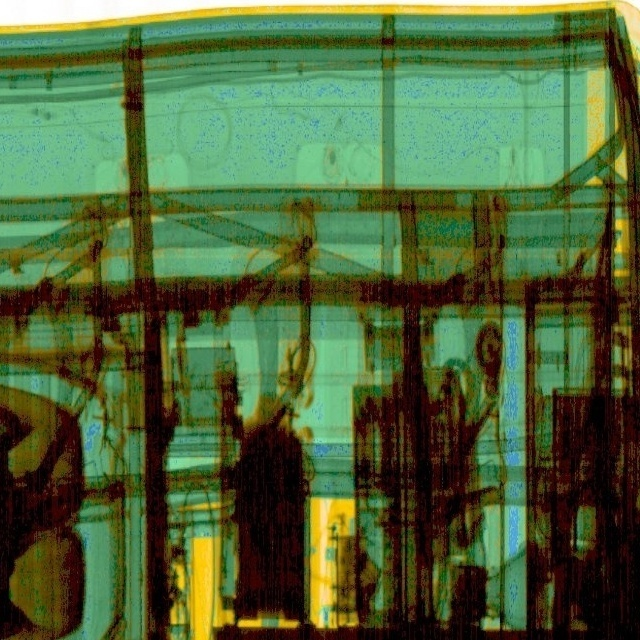
#> input picture cleanup_busxray_script/output_annotations_adjusted/images/test/1832_annotated_segment_0_1920_cleaned.jpg, 640 x 640 px; its folder holds only this picture in this run
$ python compare_FFT_images.py --image cleanup_busxray_script/output_annotations_adjusted/images/test/1832_annotated_segment_0_1920_cleaned.jpg
#> lines starting #> are read from the running program, lines starting #| are printed output that depends on the picture
#> `image = cv2.imread(args["image"], cv2.IMREAD_ANYDEPTH)`:
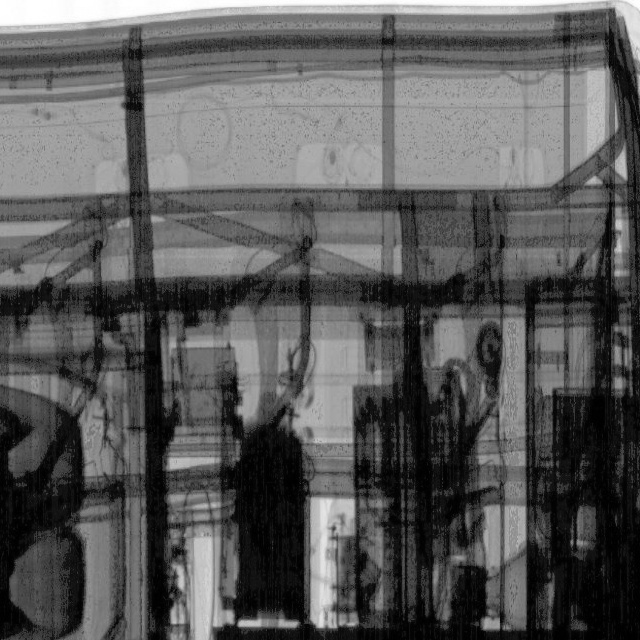
#> image: shape (640, 640); min 0, max 255, mean 89.5
### general_scripts.py
"""
A place to store common functions:
- load_files: Loading all images from a directory
    - function: def load_files(folder, file_type="images"):
    - e.g. To load all image file type:
        load_files(<filepath_to_folder>, file_type="images")
    - e.g. To load only png file type:
        load_files(<filepath_to_folder>, file_type=(".png"))

- save_to_excel: saves information to an excel file in the current directory
    - function: def save_to_excel(info, columns, file_name='test', sheet_name='sheet1', index=False):
    - The details can be found in the comments above the function below
    - e.g. save_to_excel(info=[['01feb', true, xray_012345],['02feb',false, xray_12345],...,[...]],
                        columns=[date, detected, filename],
                        file_name='name_of_excel_file_you_want_to_save_as',
                        sheet_name='name_of_excel_sheet_you_want_to_save_as',
                        index=False)

- change_file_extension: Finds the last '.' and changes the extension to whatever u input instead.
    - function: change_file_extension(filename, new_file_extension):
    - e.g. change_file_extension("xray_scan.tiff", ".jpg")

@author: alp
@last modified: 15/5/23 11:58am
"""

import os
from pathlib import Path
from typing import Union, Tuple


# [77 lines left out: functions load_files, save_to_excel, not called in this run]


def change_file_extension(filename: Union[str, Path], new_file_extension:str) -> str:
    """
    Function that replaces file extension names.

    Args:
        filename: A variable that contains the name of the file including the extension
            - e.g.: image_2023.png
        new_file_extension: the new string that you would like the file to end with instead
            - e.g.: tif (image_2023.png -> image_2023.tif)

    Returns:
        filename: new modified name of the file
    """

    # Returns a list of "obj" element, which in our case, is the "."
    def indexes(iterable, obj):
        return (index for index, elem in enumerate(iterable) if elem == obj)

    # Get a list of "."
    list_of_index_of_element = list(indexes(filename, "."))

    # Find the last ".", minus 1 to get the index before the ".", which is the filename without the extension
    # I didn't add the "." is so that people have to put it in by themselves. Rationale being, sometimes I want to get rid of the extension totally.
    filename = filename[0:list_of_index_of_element[-1]] + new_file_extension

    return filename

import ntpath # Rename path variables
# [13 lines left out: function path_leaf, not called in this run]

### compare_FFT_images.py
"""
This script is to compare the original image and the reconstructed image after applying FFT masking.
It includes the plots for comparison.
Parameters that can be tailored are:
weight_list: Contains the "weight" of how dark you want to mask the magnitude and fft images. Darker -> More masking
arguments:
    image: path input, can be absolute file paths to either a single image or a folder containing multiple images
    size: how many pixels width you want to mask
    save: whether do you want to save to the folder (this will save to a folder that must exist with its relevant method name)
    mask_method: how you want to mask the image
        - Name of each method can be found in the code below, roughly ~line 81

E.g. of how to call the script:
python compare_FFT_images.py --save 1 -i "D:\BusXray\Compiling_All_subfolder_images\Compiled_Threat_Images\images_for_fft_testing" -m mask_vertical_line --size 1

Made on: Roughly early Feb 2023
Last updated: 22/3/2023
@Author: Alphaeus

P.S anything not sure just ask ChatGPT explain LUL.
"""

# Constants to define
FOLDERS_TO_SAVE_IN = r"D:\BusXray\Compiling_All_subfolder_images\Compiled_Threat_Images\FFT Masking on Bus images"

# https://pyimagesearch.com/2020/06/15/opencv-fast-fourier-transform-fft-for-blur-detection-in-images-and-video-streams/
# import the necessary packages
import general_scripts as gs
import matplotlib.pyplot as plt
import numpy as np
import cv2
import argparse
import os

# Initialise different arguments for command prompt
ap = argparse.ArgumentParser()
ap.add_argument("-i", "--image", type=str, required=True,
                help="path input image that we'll detect blur in")
ap.add_argument("-z", "--size", type=int, default=60,
                help="size of masking to FFT")
ap.add_argument("-s", "--save", type=int, default=-1,
                help="save image comparison")
ap.add_argument("-m", "--mask_method", type=str, default="center_radial",
                help="set type of masking")

# For debugging purposes on IDE rather than command prompt
def main(args):
    args = vars(ap.parse_args())
    return args

# image: Our input image for blur detection
# size: The size of the radius around the centerpoint of the image for which we will zero out the FFT shift
# thresh: A value which the mean value of the magnitudes (more on that later) will be compared to for determining whether an image is considered blurry or not blurry
# vis: A boolean indicating whether to visualize/plot the original input image and magnitude image using matplotlib
def compare_fft_image(image, size=60, save=-1, image_name="nil", mask_method='center_radial'):
    # grab the dimensions of the image and use the dimensions to
    # derive the center (x, y)-coordinates

#> called with size = 60, save = -1, image_name = '1832_annotated_segment_0_1920_cleaned', mask_method = 'center_radial'
    (h, w) = image.shape
    (cX, cY) = (int(w / 2.0), int(h / 2.0))

    # compute the FFT to find the frequency transform, then shift
    # the zero frequency component (i.e., DC component located at
    # the top-left corner) to the center where it will be more
    # easy to analyze
    fft = np.fft.fft2(image)  # compute the FFT
    fftShift = np.fft.fftshift(fft)  # shift the zero frequency component (DC component) of the result to the center for easier analysis

    # check to see if we are visualizing our output

    # compute the magnitude spectrum of the transform
    magnitude = 20 * np.log(np.abs(fftShift))
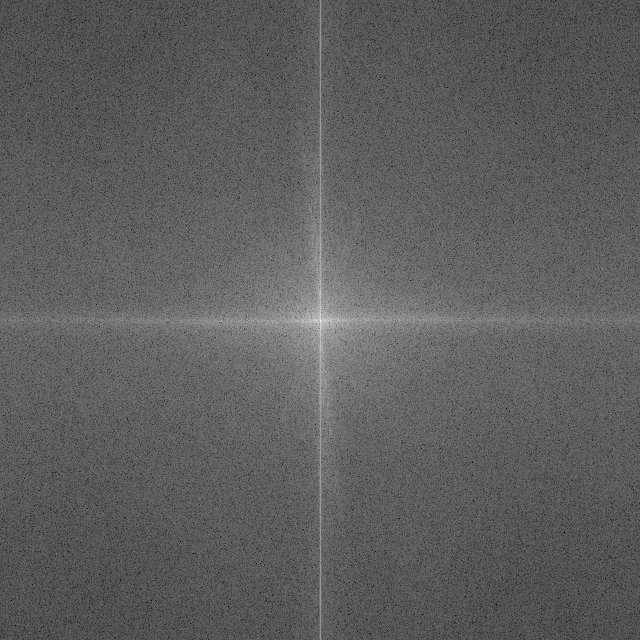
#> magnitude: shape (640, 640) float64; min 51.76, max 348.3, mean 161.8; drawn with min black and max white
    # display the original input image
    (fig, ax) = plt.subplots(2, 2, )
    ax[0][0].imshow(image, cmap="gray")
    ax[0][0].set_title("Input")
    ax[0][0].set_xticks([])
    ax[0][0].set_yticks([])
    # display the magnitude spectrum image
    ax[0][1].imshow(magnitude, cmap="gray")
    ax[0][1].set_title("Original Magnitude Spectrum")
    ax[0][1].set_xticks([])
    ax[0][1].set_yticks([])
    # display masked magnitude spectrum image
    magnitude_spectrum = magnitude

    ### The various masking methods
    # Mask the pixels in the center in a circle-shaped format
    # [52 lines left out: functions mask_center_radial, mask_center_square, mask_corner_square, mask_horizontal_line, mask_vertical_line, mask_custom_shape, not called in this run]

    # Find the darkest and brightest pixel value.
    (minVal, maxVal, minLoc, maxLoc) = cv2.minMaxLoc(image)
#> minVal = 0; maxVal = 255; minLoc = (299, 289); maxLoc = (0, 0)
    print(f"minVal: {minVal}, maxVal: {maxVal}, minLoc: {minLoc}, maxLoc: {maxLoc}")
#| minVal: 0.0, maxVal: 255.0, minLoc: (299, 289), maxLoc: (0, 0)

    # Select which option of masking, loop through different weights set
    weight_list = [0, 200, 400]
    print("weight_list:", weight_list)

    for weight in weight_list:
        fftShift_item = np.copy(fftShift)
        if mask_method == 'mask_center_radial':
            magnitude_reduced, fftShift_item = mask_center_radial(magnitude_spectrum=magnitude_spectrum, fftShift_item=fftShift_item, radius_size=size, weight=weight)
        elif mask_method == 'mask_center_square':
            magnitude_reduced, fftShift_item = mask_center_square(magnitude_spectrum=magnitude_spectrum, fftShift_item=fftShift_item, square_size=size, weight=weight)
        elif mask_method == 'mask_corner_square':
            magnitude_reduced, fftShift_item = mask_corner_square(magnitude_spectrum=magnitude_spectrum, fftShift_item=fftShift_item, square_size=size, weight=weight)
        elif mask_method == 'mask_horizontal_line':
            magnitude_reduced, fftShift_item = mask_horizontal_line(magnitude_spectrum=magnitude_spectrum, fftShift_item=fftShift_item, rectangle_size=size, weight=weight)
        elif mask_method == 'mask_vertical_line':
            magnitude_reduced, fftShift_item = mask_vertical_line(magnitude_spectrum=magnitude_spectrum, fftShift_item=fftShift_item, rectangle_size=size, weight=weight)
        elif mask_method == 'mask_custom_shape':
            magnitude_reduced, fftShift_item = mask_custom_shape(magnitude_spectrum=magnitude_spectrum, fftShift_item=fftShift_item, pixel_size=size, weight=weight)


        ax[1][1].imshow(magnitude_reduced, cmap="gray")
        ax[1][1].set_title("Masked Magnitude Spectrum")
        ax[1][1].set_xticks([])
        ax[1][1].set_yticks([])

        fftShift_item = np.fft.ifftshift(fftShift_item)
        reconstructed_image = np.fft.ifft2(fftShift_item)

        # compute the magnitude spectrum of the reconstructed image,
        # then compute the mean of the magnitude values
        magnitude = 20 * np.log(np.abs(reconstructed_image))

        # Compare original with transformed image
        # compute the magnitude spectrum of the transform
        # display the original input image

        # Each pixel contains a magnitude value, lower it is the darker the image is.
        mean = np.mean(magnitude)
        for i in range(10):
            print("magnitude:", magnitude[i])

        # To compare the original image vs inversed image
        # Display altered image
        ax[1][0].imshow(abs(reconstructed_image), cmap="gray")
        ax[1][0].set_title(f"Recon image, weight={weight}")
        ax[1][0].set_xticks([])
        ax[1][0].set_yticks([])

        if save:
            print(f"Saving {image_name}...")
            plt.savefig(f"{FOLDERS_TO_SAVE_IN}\{mask_method}\{image_name}_{mask_method}_size={size}_weight={weight}.png",
                        bbox_inches="tight",
                        dpi=1800)
            print(f"Saved as {image_name}_{mask_method}_size={size}_weight={weight}.png")
        else:
            plt.show()

        print("mean:", mean)
    return


if __name__ == "__main__":
    # python compare_FFT_images.py --save 1 -i "D:\BusXray\Compiling_All_subfolder_images\Compiled_Threat_Images\images_for_fft_testing\temp_image_low.tif" -m mask_vertical_line --size 1
    # uncomment below if want to debug using pycharm in alp's laptop
    # sys.argv = ['compare_FFT_images.py', '-s', '-1', '-i', "D:\BusXray\Compiling_All_subfolder_images\Compiled_Threat_Images\YOLO_removeThreat_images\PA8506K Higer 49 seats-Threat-1-final_color.jpg",
    #             '-z', '1']
    args = ap.parse_args()
    args = main(args)
    # load the input image from disk, resize it, and convert it to
    # grayscale

    if args["image"].lower().endswith(('.png', '.jpg', '.jpeg', '.tiff', '.tif', '.bmp', '.gif')):
        print(f"Processing {args['image']}")
        image = cv2.imread(args["image"], cv2.IMREAD_ANYDEPTH)
        _, image_name = os.path.split(args['image'])
#> (the run stopped early here; a loop or call above may not have finished)

$ run again, on cleanup_busxray_script/output_annotations_adjusted/images/train/1832_annotated_segment_0_1280_cleaned.jpg
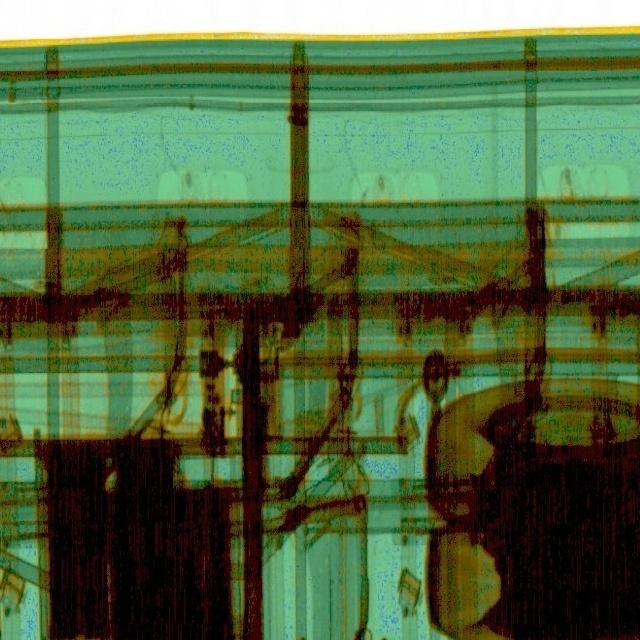
#> input picture cleanup_busxray_script/output_annotations_adjusted/images/train/1832_annotated_segment_0_1280_cleaned.jpg, 640 x 640 px
#> `image = cv2.imread(args["image"], cv2.IMREAD_ANYDEPTH)`:
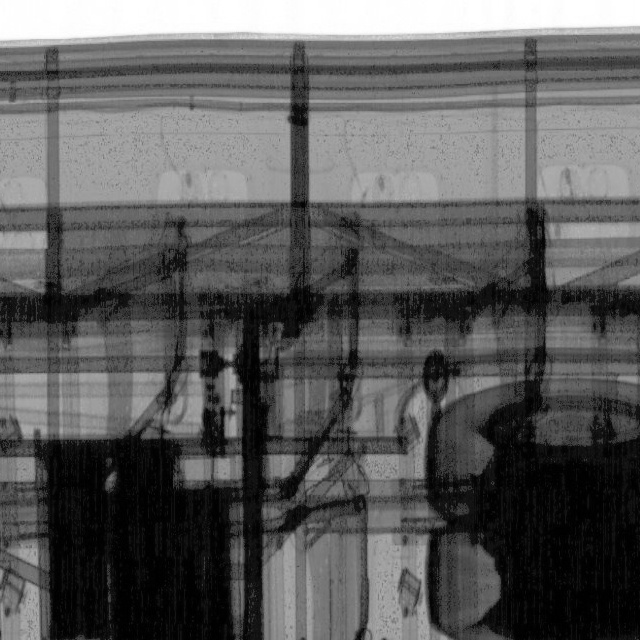
#> image: shape (640, 640); min 0, max 255, mean 91.6
#> in compare_fft_image, `magnitude = 20 * np.log(np.abs(fftShift))`:
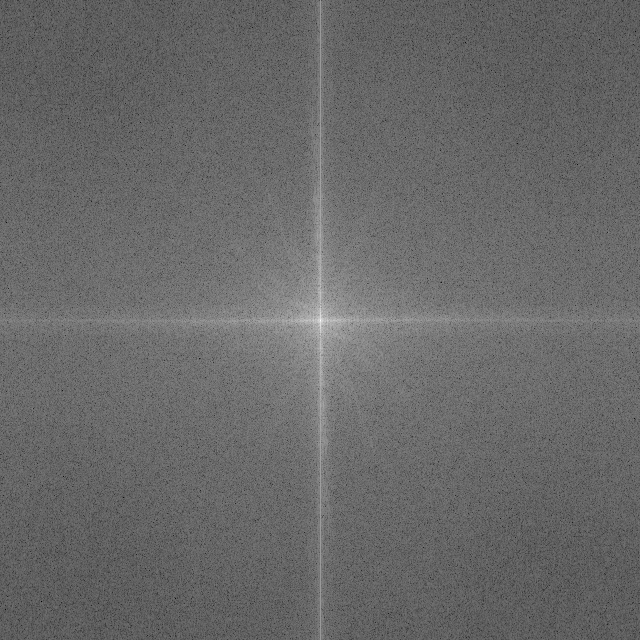
#> magnitude: shape (640, 640) float64; min 26.71, max 348.8, mean 159.5; drawn with min black and max white
#> minVal = 0; maxVal = 255; minLoc = (542, 241); maxLoc = (5, 0)
#| minVal: 0.0, maxVal: 255.0, minLoc: (542, 241), maxLoc: (5, 0)

$ run again, on cleanup_busxray_script/output_annotations_adjusted/images/train/1832_annotated_segment_1069_1600_cleaned.jpg
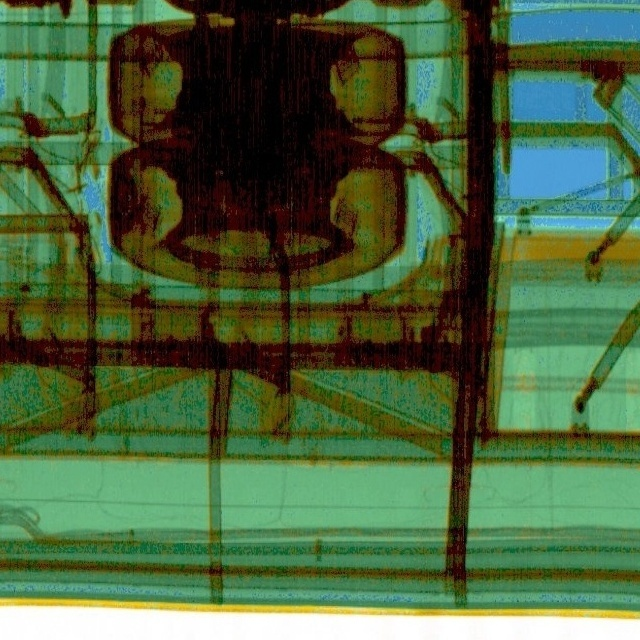
#> input picture cleanup_busxray_script/output_annotations_adjusted/images/train/1832_annotated_segment_1069_1600_cleaned.jpg, 640 x 640 px
#> `image = cv2.imread(args["image"], cv2.IMREAD_ANYDEPTH)`:
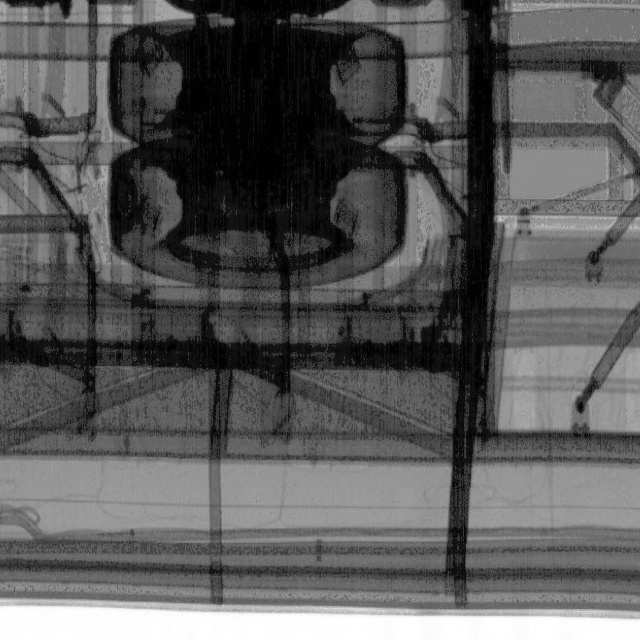
#> image: shape (640, 640); min 0, max 255, mean 89.8
#> in compare_fft_image, `magnitude = 20 * np.log(np.abs(fftShift))`:
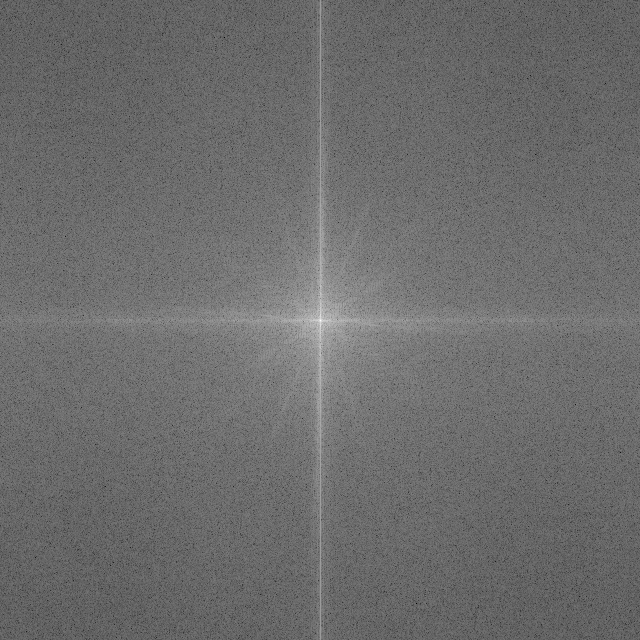
#> magnitude: shape (640, 640) float64; min 22.07, max 348.4, mean 161.3; drawn with min black and max white
#> minVal = 0; maxVal = 255; minLoc = (214, 0); maxLoc = (15, 610)
#| minVal: 0.0, maxVal: 255.0, minLoc: (214, 0), maxLoc: (15, 610)

$ run again, on cleanup_busxray_script/output_annotations_adjusted/images/validation/1832_annotated_segment_0_640_cleaned.jpg
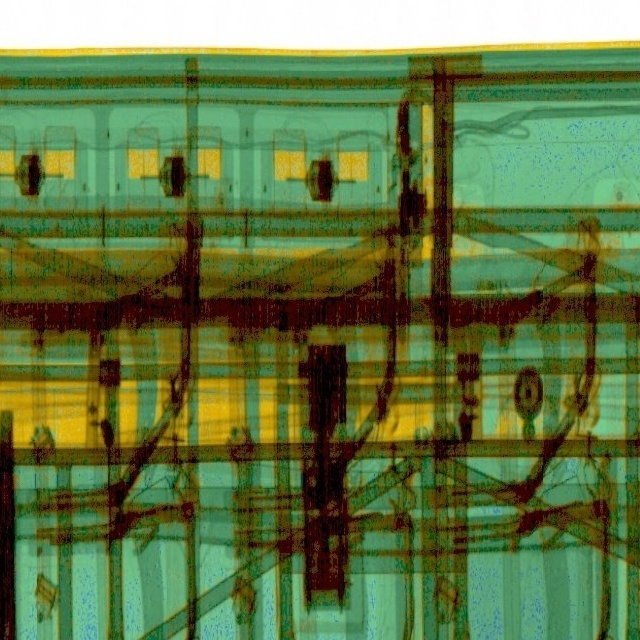
#> input picture cleanup_busxray_script/output_annotations_adjusted/images/validation/1832_annotated_segment_0_640_cleaned.jpg, 640 x 640 px
#> `image = cv2.imread(args["image"], cv2.IMREAD_ANYDEPTH)`:
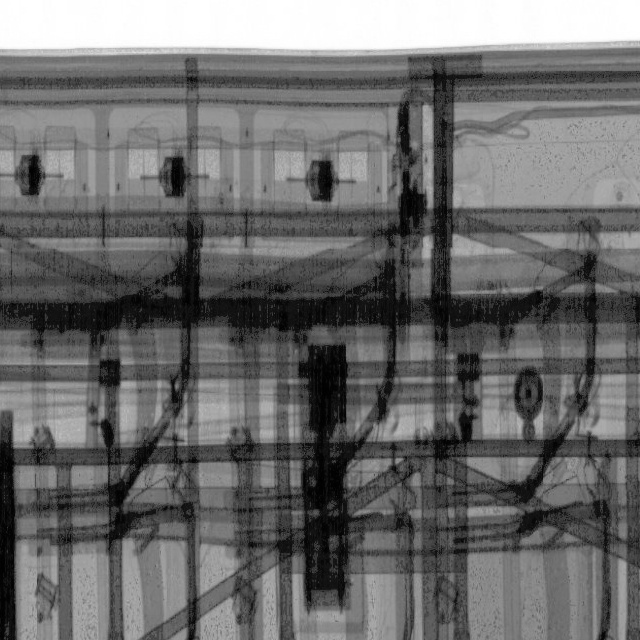
#> image: shape (640, 640); min 0, max 255, mean 107.2
#> in compare_fft_image, `magnitude = 20 * np.log(np.abs(fftShift))`:
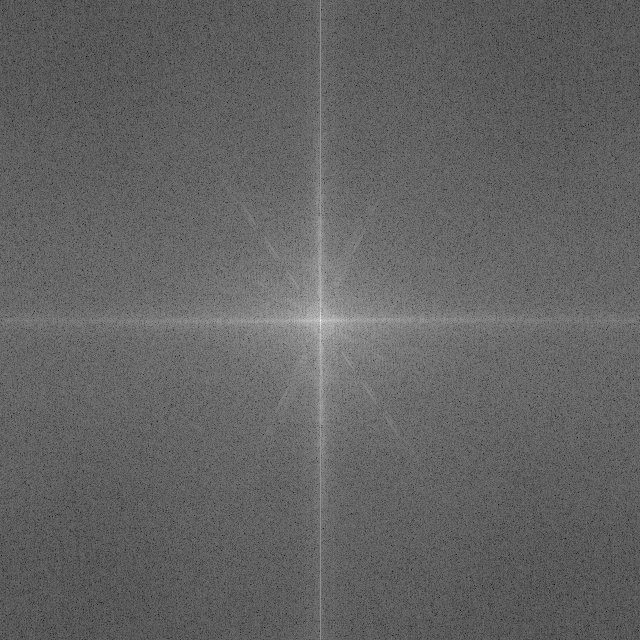
#> magnitude: shape (640, 640) float64; min 37.24, max 352, mean 160.3; drawn with min black and max white
#> minVal = 0; maxVal = 255; minLoc = (176, 169); maxLoc = (10, 0)
#| minVal: 0.0, maxVal: 255.0, minLoc: (176, 169), maxLoc: (10, 0)
